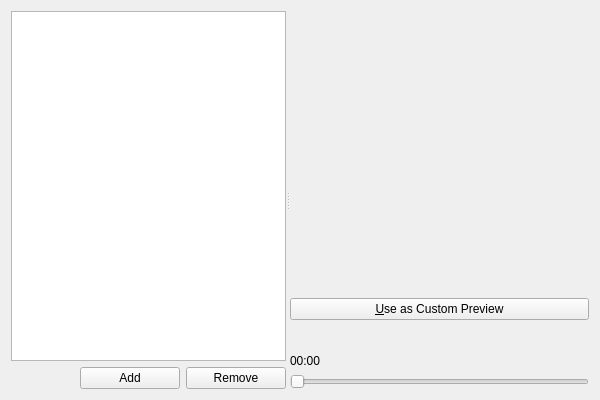
<?xml version="1.0" encoding="UTF-8"?>
<ui version="4.0">
 <class>Chapters</class>
 <widget class="QWidget" name="Chapters">
  <property name="geometry">
   <rect>
    <x>0</x>
    <y>0</y>
    <width>600</width>
    <height>400</height>
   </rect>
  </property>
  <property name="minimumSize">
   <size>
    <width>600</width>
    <height>400</height>
   </size>
  </property>
  <layout class="QVBoxLayout" name="verticalLayout">
   <item>
    <widget class="QSplitter" name="splitter">
     <property name="orientation">
      <enum>Qt::Horizontal</enum>
     </property>
     <widget class="QWidget" name="layoutWidget1">
      <layout class="QVBoxLayout">
       <property name="spacing">
        <number>6</number>
       </property>
       <property name="margin">
        <number>0</number>
       </property>
       <item>
        <widget class="QTreeView" name="chaptersView">
         <property name="sizePolicy">
          <sizepolicy hsizetype="Preferred" vsizetype="Expanding">
           <horstretch>0</horstretch>
           <verstretch>0</verstretch>
          </sizepolicy>
         </property>
         <property name="minimumSize">
          <size>
           <width>275</width>
           <height>0</height>
          </size>
         </property>
         <property name="rootIsDecorated">
          <bool>false</bool>
         </property>
         <property name="uniformRowHeights">
          <bool>true</bool>
         </property>
         <property name="itemsExpandable">
          <bool>false</bool>
         </property>
         <property name="allColumnsShowFocus">
          <bool>true</bool>
         </property>
        </widget>
       </item>
       <item>
        <layout class="QHBoxLayout">
         <property name="spacing">
          <number>6</number>
         </property>
         <property name="margin">
          <number>0</number>
         </property>
         <item>
          <spacer name="horizontalSpacer">
           <property name="orientation">
            <enum>Qt::Horizontal</enum>
           </property>
           <property name="sizeHint" stdset="0">
            <size>
             <width>40</width>
             <height>20</height>
            </size>
           </property>
          </spacer>
         </item>
         <item>
          <widget class="KPushButton" name="addButton">
           <property name="minimumSize">
            <size>
             <width>100</width>
             <height>0</height>
            </size>
           </property>
           <property name="text">
            <string>Add</string>
           </property>
           <property name="shortcut">
            <string/>
           </property>
          </widget>
         </item>
         <item>
          <widget class="KPushButton" name="removeButton">
           <property name="minimumSize">
            <size>
             <width>100</width>
             <height>0</height>
            </size>
           </property>
           <property name="text">
            <string>Remove</string>
           </property>
           <property name="shortcut">
            <string/>
           </property>
          </widget>
         </item>
        </layout>
       </item>
      </layout>
     </widget>
     <widget class="QWidget" name="layoutWidget2">
      <layout class="QVBoxLayout">
       <property name="spacing">
        <number>6</number>
       </property>
       <property name="margin">
        <number>0</number>
       </property>
       <item>
        <widget class="VideoPlayer" name="video" native="true">
         <property name="sizePolicy">
          <sizepolicy hsizetype="Expanding" vsizetype="Expanding">
           <horstretch>0</horstretch>
           <verstretch>0</verstretch>
          </sizepolicy>
         </property>
         <property name="minimumSize">
          <size>
           <width>100</width>
           <height>75</height>
          </size>
         </property>
        </widget>
       </item>
       <item>
        <widget class="KPushButton" name="customPreviewButton">
         <property name="text">
          <string>&amp;Use as Custom Preview</string>
         </property>
        </widget>
       </item>
       <item>
        <layout class="QVBoxLayout">
         <property name="spacing">
          <number>6</number>
         </property>
         <property name="margin">
          <number>0</number>
         </property>
         <item>
          <layout class="QHBoxLayout">
           <property name="spacing">
            <number>6</number>
           </property>
           <property name="margin">
            <number>0</number>
           </property>
           <item>
            <widget class="KPushButton" name="startButton">
             <property name="toolTip">
              <string>Start</string>
             </property>
             <property name="text">
              <string/>
             </property>
             <property name="flat">
              <bool>true</bool>
             </property>
            </widget>
           </item>
           <item>
            <widget class="KPushButton" name="rewButton">
             <property name="toolTip">
              <string>Rewind 30s</string>
             </property>
             <property name="text">
              <string/>
             </property>
             <property name="flat">
              <bool>true</bool>
             </property>
            </widget>
           </item>
           <item>
            <widget class="KPushButton" name="prevButton">
             <property name="toolTip">
              <string>Rewind 0.5s</string>
             </property>
             <property name="text">
              <string/>
             </property>
             <property name="flat">
              <bool>true</bool>
             </property>
            </widget>
           </item>
           <item>
            <widget class="KPushButton" name="playButton">
             <property name="toolTip">
              <string>Play/Pause</string>
             </property>
             <property name="text">
              <string/>
             </property>
             <property name="flat">
              <bool>true</bool>
             </property>
            </widget>
           </item>
           <item>
            <widget class="KPushButton" name="nextButton">
             <property name="toolTip">
              <string>Forward 0.5s</string>
             </property>
             <property name="text">
              <string/>
             </property>
             <property name="flat">
              <bool>true</bool>
             </property>
            </widget>
           </item>
           <item>
            <widget class="KPushButton" name="fwdButton">
             <property name="toolTip">
              <string>Forward 30s</string>
             </property>
             <property name="text">
              <string/>
             </property>
             <property name="flat">
              <bool>true</bool>
             </property>
            </widget>
           </item>
           <item>
            <widget class="KPushButton" name="endButton">
             <property name="toolTip">
              <string>End</string>
             </property>
             <property name="text">
              <string/>
             </property>
             <property name="flat">
              <bool>true</bool>
             </property>
            </widget>
           </item>
          </layout>
         </item>
         <item>
          <widget class="QLabel" name="timeLabel">
           <property name="text">
            <string>00:00</string>
           </property>
           <property name="wordWrap">
            <bool>false</bool>
           </property>
          </widget>
         </item>
         <item>
          <widget class="QSlider" name="timeSlider">
           <property name="maximum">
            <number>65534</number>
           </property>
           <property name="orientation">
            <enum>Qt::Horizontal</enum>
           </property>
          </widget>
         </item>
        </layout>
       </item>
      </layout>
     </widget>
    </widget>
   </item>
  </layout>
 </widget>
 <layoutdefault spacing="6" margin="11"/>
 <layoutfunction spacing="KDialog::spacingHint" margin="KDialog::marginHint"/>
 <pixmapfunction>BTN_ICON</pixmapfunction>
 <customwidgets>
  <customwidget>
   <class>KPushButton</class>
   <extends>QPushButton</extends>
   <header>kpushbutton.h</header>
  </customwidget>
  <customwidget>
   <class>VideoPlayer</class>
   <extends>QWidget</extends>
   <header>phonon/videoplayer.h</header>
  </customwidget>
 </customwidgets>
 <tabstops>
  <tabstop>addButton</tabstop>
  <tabstop>removeButton</tabstop>
  <tabstop>startButton</tabstop>
  <tabstop>rewButton</tabstop>
  <tabstop>prevButton</tabstop>
  <tabstop>nextButton</tabstop>
  <tabstop>fwdButton</tabstop>
  <tabstop>endButton</tabstop>
  <tabstop>timeSlider</tabstop>
 </tabstops>
 <includes>
  <include location="local">kmfimageview.h</include>
 </includes>
 <resources/>
 <connections/>
</ui>
